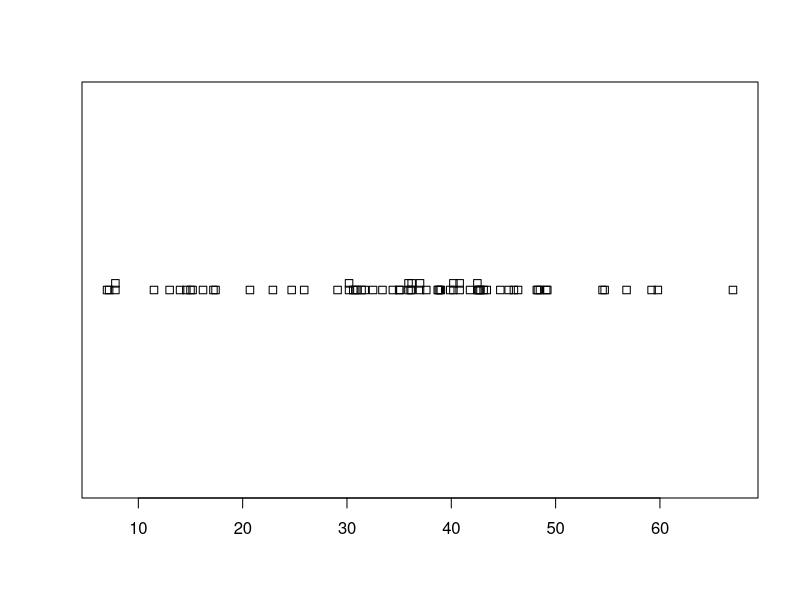
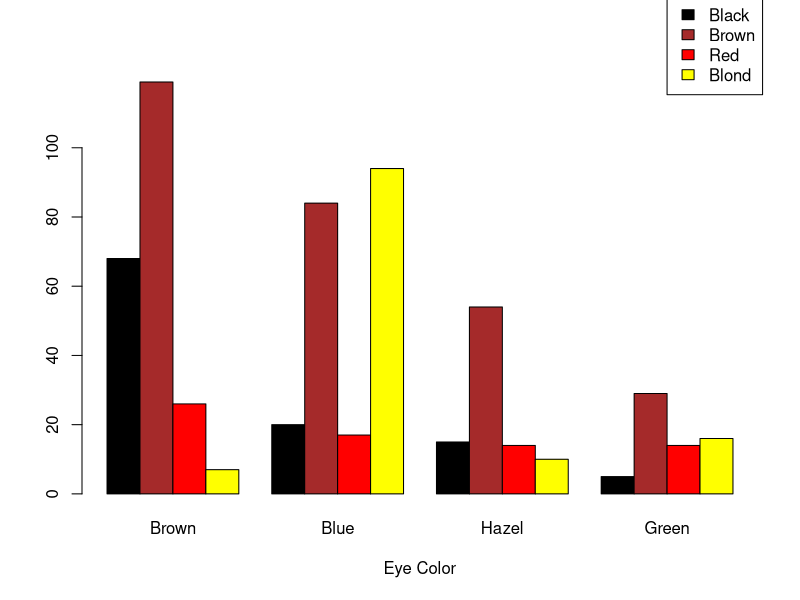
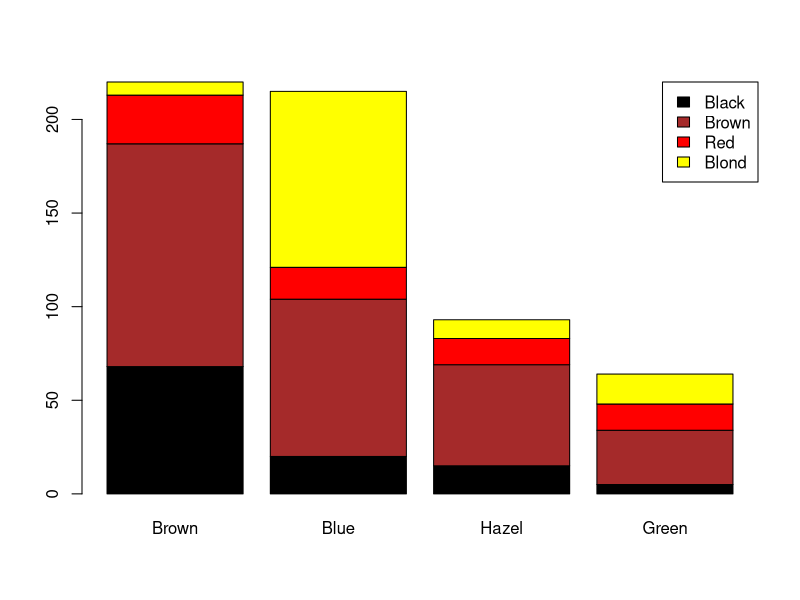
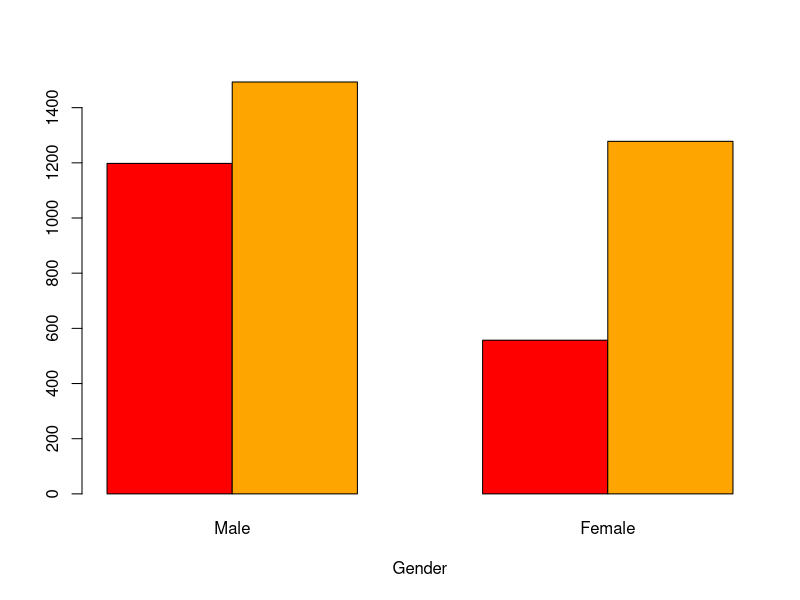
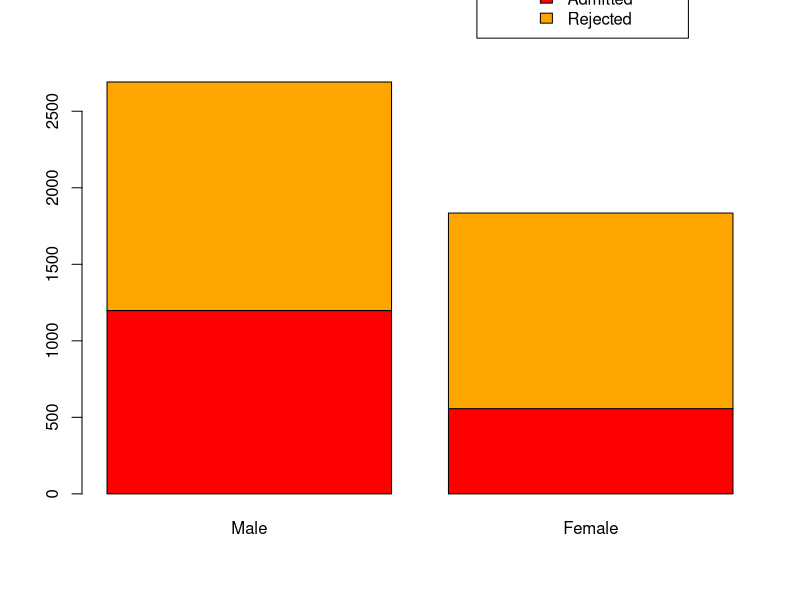
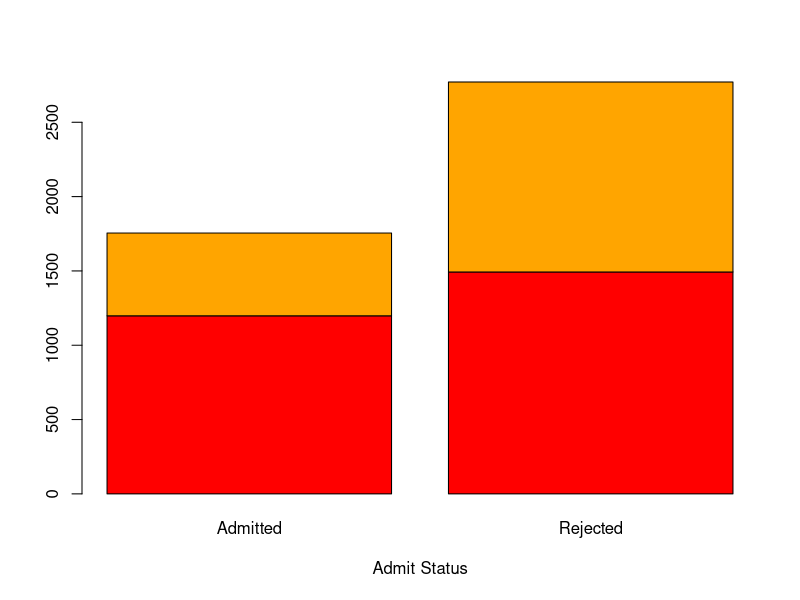

The R source for these figures, in order:
# R Practice 3 / June 26, 2025

#load dataset
data("precip")

#dotplot, explore pch options!
stripchart(precip, method = "stack")

#load the data and put in a useable form
data(HairEyeColor)
hair_eye <- margin.table(HairEyeColor, margin = c(1, 2))

#look at data
hair_eye

#side by side bar plots
par(xpd = TRUE)

barplot(hair_eye,
        beside = TRUE,
        xlab = "Eye Color",
        col = c("black", "brown", "red", "yellow"))

legend(x = 18, y = 150,           
       legend = rownames(hair_eye),
       fill = c("black", "brown", "red", "yellow"),
       title = "Hair Color")


#stacked bar
barplot(hair_eye,
        col = c("black", "brown", "red", "yellow"))

legend("topright",            
       legend = rownames(hair_eye),
       fill = c("black", "brown", "red", "yellow"))


## Practice
#Determine if precip has any outliers. Think about using IQR() or summary()

#Use the scale() function on precip to determine which city has the most annual rain

#Use the scale() function on precip to determine which city has the least annual rain

#run the following lines of code to load the dataset, then create side by side 
#and stacked barplots with appropriate colors, labels, and titles
data(UCBAdmissions)
ucb_table <- margin.table(UCBAdmissions, margin = c(1, 2))


par(xpd=TRUE)
barplot(ucb_table, beside = TRUE,xlab = "Gender",col = c("red","orange"))
legend(x=4,y=2100, rownames(ucb_table),fill=c("red","orange"),title = "Acceptance UCB by gender")

par(xpd=TRUE)
barplot(ucb_table,col = c("red","orange"))
legend(x=1.5,y=3500, rownames(ucb_table),fill=c("red","orange"),title = "Acceptance UCB by gender")

#you can apply the t() function to your dataset if you want to switch which variable
#is represented on the x-axis. Play around with this for the ucb and hair_eye datasets

par(xpd=TRUE)
barplot(t(ucb_table),xlab = "Admit Status",col = c("red","orange"))
legend(x=.25,y=4000, colnames(ucb_table),fill=c("red","orange"),title = "Gender")

